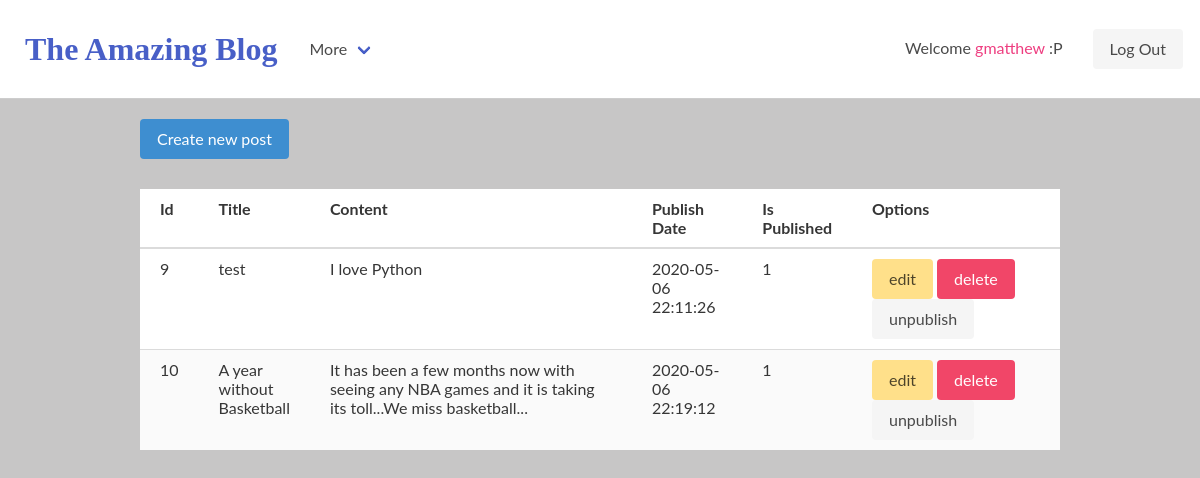
The app's page /dashboard (signed in) with its own data.
### models/User.py (models this page shows, shortened)
class User(UserMixin,db.Model):
    id = db.Column(db.Integer, primary_key=True)
    username = db.Column(db.String(64), index=True, unique=True)
    email = db.Column(db.String(120), index=True, unique=True)
    password_hash = db.Column(db.String(128))

### tables this page shows
CREATE TABLE post(
id INTEGER PRIMARY KEY AUTOINCREMENT,
author TEXT,
title TEXT,
content TEXT,
publish_date TEXT,
permalink TEXT,
isPublished INTEGER DEFAULT 1,
category_id INTEGER
);

### app.py (the view)
@app.route("/dashboard")
@login_required
def dashboard():
    posts=Post().view_by_author(current_user.id)
    return render_template("dashboard.html",posts=posts)

### app.py (called while the page is built)
@login.user_loader
def load_user(id):
    return User.User.query.get(id)

### models/Post.py (called while the page is built)
    def view_by_author(self,id):
        query="SELECT * FROM post where author=(?)"
        values=(id,)
        result=self.fetch_all_rows_by_id(query,values)
        return result

### models/database.py (called while the page is built)
    def fetch_all_rows_by_id(self,query,data):
        conn=sqlite3.connect("./blog.db")
        cur=conn.cursor()
        cur.execute(query,data)
        all_rows=cur.fetchall()
        return all_rows

### templates/dashboard.html (shortened to what this page needs)
{% extends "base.html" %}
{% block content %}
<div class="container">
    <a class="button is-info" href="{{url_for('posts')}}">
        Create new post
    </a>
    <table class="table is-hoverable is-striped">
        <thead>
            <th width="2%">Id</th>
            <th width="12%">Title</th>
            <th width="35%">Content</th>
            <th width="12%">Publish Date</th>
            <th width="2%">Is Published</th>
            <th>Options</th>
        </thead>
        <tbody>
            {%for post in posts%}
            <tr>
            <td>{{post[0]}}</td>
            <td>{{post[2]}}</td>
            <td>{{post[3]}}</td>
            <td>{{post[4]}}</td>
            <td>{{post[6]}}</td>
            <td><a class="button is-warning" href="/posts/{{post[0]}}/edit">edit</a>
                <a class="button is-danger" href="/posts/{{post[0]}}/delete">delete</a>
                {%if post[6] == 1 %}
                    <a class="button is-light" href="/posts/{{post[0]}}/unpublish">unpublish</a></td>
                {% else %}
                    <a class="button is-light" href="/posts/{{post[0]}}/publish">publish</a></td>
                {%endif%}
            </tr>
            {%endfor%}
        </tbody>
    </table>
</div>
{% endblock %}

### templates/base.html (shortened to what this page needs)
<html>
    <head>
        <link rel="stylesheet" href="https://cdnjs.cloudflare.com/ajax/libs/bulma/0.6.2/css/bulma.min.css" />
    </head>
    <body>
        <nav class="navbar" role="navigation" aria-label="main navigation">
            <div class="navbar-brand">
              <a href="/" class="logo">The Amazing Blog</a>
            </div>
            <div id="navbarBasicExample" class="navbar-menu">
              <div class="navbar-start">
                {% if not current_user.is_anonymous %}
                <div class="navbar-item has-dropdown is-hoverable">
                  <a class="navbar-link">
                    More
                  </a>
                </div>
                {% endif %}
              </div>
            </div>
            <div class="navbar-end">
              <div class="navbar-item">
                <div class="buttons">
                  {% if current_user.is_anonymous %}
                  <a class="button is-info" href="{{url_for('login')}}">
                    <strong>Log In</strong>
                  </a>
                  {% else %}
                  <p style="padding: 0px 30px 10px 10px; ">Welcome <span style="color:#EE3E80"> {{current_user.username}} </span>:P</p>
                  <a class="button is-light" href="{{url_for('logout')}}">
                    Log Out
                  </a>
                  {% endif %}
                </div>
              </div>
            </div>
        </nav>
        {% block content %}{% endblock %}
    </body>
</html>

### templates/dashboard.html (style rules this page uses)
table { background-color: #fff; width:100%; padding:20px !important; margin-top:30px; }
th, td { padding:10px 20px !important; }

### templates/base.html (style rules this page uses)
body { font-family: 'Lato', sans-serif; margin: 0; background-color: #c7c6c6; }
.navbar { padding:5px; background-color: #fff; border-bottom: 1px solid #CDCDCD; }
.logo { font-weight: bold; font-size: 2.0em; color:5e8b4d; padding:20px 20px; font-family: 'Freckle Face', cursive; }
.container { padding:20px; }

### records on screen
User: username "gmatthew"
post: id "9", title "test", content "I love Python", publish_date "2020-05-06 22:11:26", isPublished "1"
post: id "10", title "A year without Basketball", content "It has been a few months now with seeing any NBA games and it is taking its toll...We miss basketball...", publish_date "2020-05-06 22:19:12", isPublished "1"
